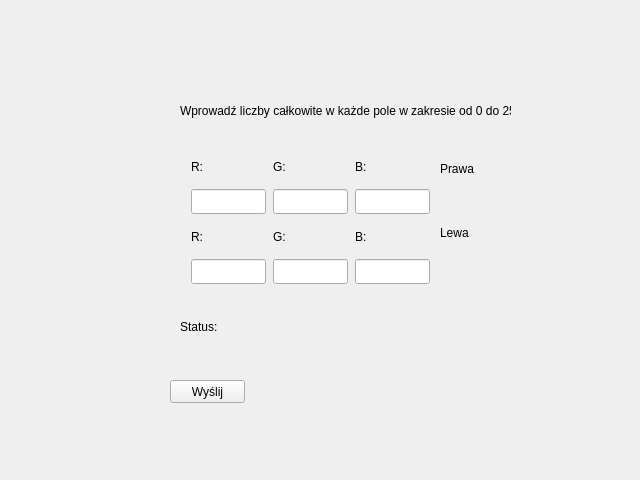
<?xml version="1.0" encoding="UTF-8"?>
<ui version="4.0">
 <class>Form</class>
 <widget class="QWidget" name="Form">
  <property name="geometry">
   <rect>
    <x>0</x>
    <y>0</y>
    <width>640</width>
    <height>480</height>
   </rect>
  </property>
  <property name="sizePolicy">
   <sizepolicy hsizetype="Preferred" vsizetype="Preferred">
    <horstretch>0</horstretch>
    <verstretch>0</verstretch>
   </sizepolicy>
  </property>
  <property name="minimumSize">
   <size>
    <width>640</width>
    <height>480</height>
   </size>
  </property>
  <property name="windowTitle">
   <string>Form</string>
  </property>
  <widget class="QPushButton" name="pushButton">
   <property name="geometry">
    <rect>
     <x>170</x>
     <y>380</y>
     <width>75</width>
     <height>23</height>
    </rect>
   </property>
   <property name="autoFillBackground">
    <bool>false</bool>
   </property>
   <property name="text">
    <string>Wyślij</string>
   </property>
  </widget>
  <widget class="QWidget" name="layoutWidget">
   <property name="geometry">
    <rect>
     <x>190</x>
     <y>150</y>
     <width>241</width>
     <height>141</height>
    </rect>
   </property>
   <property name="autoFillBackground">
    <bool>false</bool>
   </property>
   <layout class="QVBoxLayout" name="verticalLayout">
    <item>
     <layout class="QHBoxLayout" name="horizontalLayout">
      <item>
       <widget class="QLabel" name="label_2">
        <property name="maximumSize">
         <size>
          <width>75</width>
          <height>25</height>
         </size>
        </property>
        <property name="autoFillBackground">
         <bool>false</bool>
        </property>
        <property name="text">
         <string>R:</string>
        </property>
       </widget>
      </item>
      <item>
       <widget class="QLabel" name="label">
        <property name="maximumSize">
         <size>
          <width>75</width>
          <height>25</height>
         </size>
        </property>
        <property name="autoFillBackground">
         <bool>false</bool>
        </property>
        <property name="text">
         <string>G:</string>
        </property>
       </widget>
      </item>
      <item>
       <widget class="QLabel" name="label_3">
        <property name="maximumSize">
         <size>
          <width>75</width>
          <height>25</height>
         </size>
        </property>
        <property name="autoFillBackground">
         <bool>false</bool>
        </property>
        <property name="text">
         <string>B:</string>
        </property>
       </widget>
      </item>
     </layout>
    </item>
    <item>
     <layout class="QHBoxLayout" name="horizontalLayout_2">
      <item>
       <widget class="QLineEdit" name="lineEdit">
        <property name="sizePolicy">
         <sizepolicy hsizetype="Maximum" vsizetype="Maximum">
          <horstretch>0</horstretch>
          <verstretch>0</verstretch>
         </sizepolicy>
        </property>
        <property name="maximumSize">
         <size>
          <width>75</width>
          <height>25</height>
         </size>
        </property>
        <property name="autoFillBackground">
         <bool>false</bool>
        </property>
       </widget>
      </item>
      <item>
       <widget class="QLineEdit" name="lineEdit_2">
        <property name="sizePolicy">
         <sizepolicy hsizetype="Maximum" vsizetype="Maximum">
          <horstretch>0</horstretch>
          <verstretch>0</verstretch>
         </sizepolicy>
        </property>
        <property name="maximumSize">
         <size>
          <width>75</width>
          <height>25</height>
         </size>
        </property>
        <property name="autoFillBackground">
         <bool>false</bool>
        </property>
       </widget>
      </item>
      <item>
       <widget class="QLineEdit" name="lineEdit_3">
        <property name="maximumSize">
         <size>
          <width>75</width>
          <height>25</height>
         </size>
        </property>
        <property name="autoFillBackground">
         <bool>false</bool>
        </property>
       </widget>
      </item>
     </layout>
    </item>
    <item>
     <layout class="QHBoxLayout" name="horizontalLayout_4">
      <item>
       <widget class="QLabel" name="label_4">
        <property name="maximumSize">
         <size>
          <width>75</width>
          <height>25</height>
         </size>
        </property>
        <property name="autoFillBackground">
         <bool>false</bool>
        </property>
        <property name="text">
         <string>R:</string>
        </property>
       </widget>
      </item>
      <item>
       <widget class="QLabel" name="label_5">
        <property name="maximumSize">
         <size>
          <width>75</width>
          <height>25</height>
         </size>
        </property>
        <property name="autoFillBackground">
         <bool>false</bool>
        </property>
        <property name="text">
         <string>G:</string>
        </property>
       </widget>
      </item>
      <item>
       <widget class="QLabel" name="label_6">
        <property name="maximumSize">
         <size>
          <width>75</width>
          <height>25</height>
         </size>
        </property>
        <property name="autoFillBackground">
         <bool>false</bool>
        </property>
        <property name="text">
         <string>B:</string>
        </property>
       </widget>
      </item>
     </layout>
    </item>
    <item>
     <layout class="QHBoxLayout" name="horizontalLayout_3">
      <item>
       <widget class="QLineEdit" name="lineEdit_4">
        <property name="sizePolicy">
         <sizepolicy hsizetype="Maximum" vsizetype="Maximum">
          <horstretch>0</horstretch>
          <verstretch>0</verstretch>
         </sizepolicy>
        </property>
        <property name="maximumSize">
         <size>
          <width>75</width>
          <height>25</height>
         </size>
        </property>
        <property name="autoFillBackground">
         <bool>false</bool>
        </property>
       </widget>
      </item>
      <item>
       <widget class="QLineEdit" name="lineEdit_5">
        <property name="sizePolicy">
         <sizepolicy hsizetype="Maximum" vsizetype="Maximum">
          <horstretch>0</horstretch>
          <verstretch>0</verstretch>
         </sizepolicy>
        </property>
        <property name="maximumSize">
         <size>
          <width>75</width>
          <height>25</height>
         </size>
        </property>
        <property name="autoFillBackground">
         <bool>false</bool>
        </property>
       </widget>
      </item>
      <item>
       <widget class="QLineEdit" name="lineEdit_6">
        <property name="sizePolicy">
         <sizepolicy hsizetype="Maximum" vsizetype="Maximum">
          <horstretch>0</horstretch>
          <verstretch>0</verstretch>
         </sizepolicy>
        </property>
        <property name="maximumSize">
         <size>
          <width>75</width>
          <height>25</height>
         </size>
        </property>
        <property name="autoFillBackground">
         <bool>false</bool>
        </property>
       </widget>
      </item>
     </layout>
    </item>
   </layout>
  </widget>
  <widget class="QWidget" name="layoutWidget">
   <property name="geometry">
    <rect>
     <x>440</x>
     <y>140</y>
     <width>41</width>
     <height>121</height>
    </rect>
   </property>
   <property name="autoFillBackground">
    <bool>false</bool>
   </property>
   <layout class="QVBoxLayout" name="verticalLayout_2">
    <item>
     <widget class="QLabel" name="label_7">
      <property name="autoFillBackground">
       <bool>false</bool>
      </property>
      <property name="text">
       <string>Prawa</string>
      </property>
     </widget>
    </item>
    <item>
     <widget class="QLabel" name="label_8">
      <property name="autoFillBackground">
       <bool>false</bool>
      </property>
      <property name="text">
       <string>Lewa</string>
      </property>
     </widget>
    </item>
   </layout>
  </widget>
  <widget class="QLabel" name="label_9">
   <property name="geometry">
    <rect>
     <x>180</x>
     <y>100</y>
     <width>331</width>
     <height>21</height>
    </rect>
   </property>
   <property name="text">
    <string>Wprowadź liczby całkowite w każde pole w zakresie od 0 do 255</string>
   </property>
  </widget>
  <widget class="QLabel" name="label_10">
   <property name="geometry">
    <rect>
     <x>180</x>
     <y>320</y>
     <width>47</width>
     <height>13</height>
    </rect>
   </property>
   <property name="text">
    <string>Status:</string>
   </property>
  </widget>
 </widget>
 <resources/>
 <connections/>
</ui>
